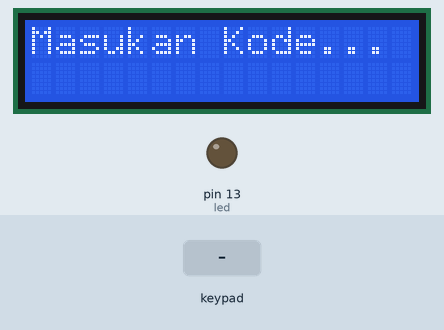
Bench run of a sketch on a simulated Arduino Uno, built with avr-gcc and run on an emulated ATmega328P. Parts: 16×2 character LCD, output pins drawn as LEDs (lit = HIGH). Inputs (shaded band) come from the test bench.

Above: at 1.45 s.
1.8 s: keypad keys 1 2 3 4 5 6 * pressed 0.736 s apart
At 6.8 s:
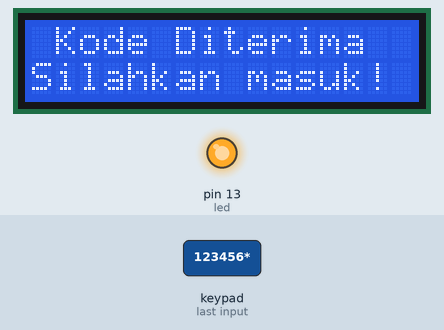
8.4 s: key '*' pressed
At 10.12 s:
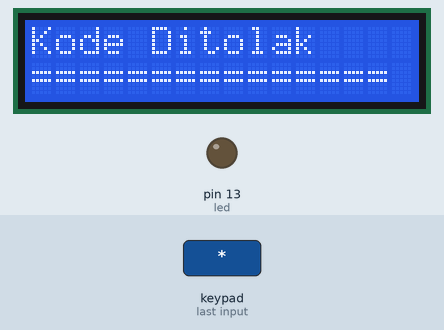
11.2 s: keypad keys 1 2 3 4 5 6 # pressed 0.736 s apart
At 15.4 s:
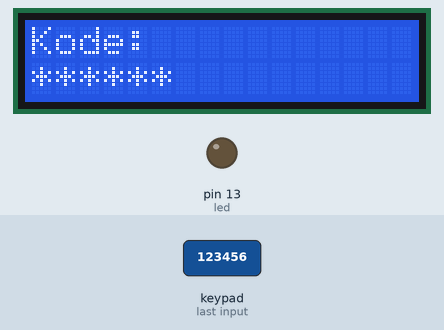
17.8 s: key '1' pressed
At 18.9 s:
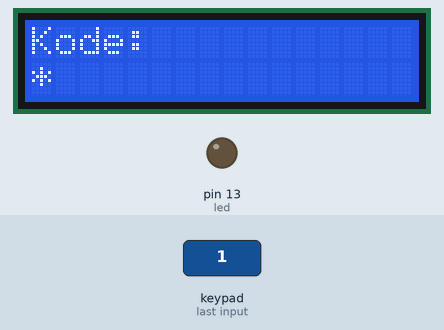
19.6 s: keypad keys 1 2 3 4 5 6 pressed 0.736 s apart
At 24.5 s:
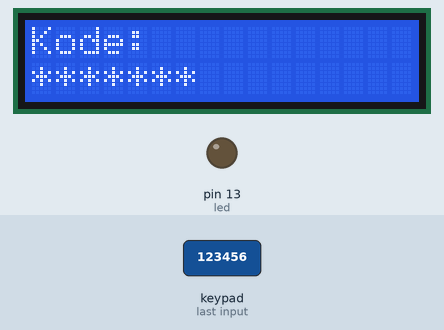
25.5 s: keypad keys 1 3 9 7 2 2 pressed 0.736 s apart
At 30.1 s:
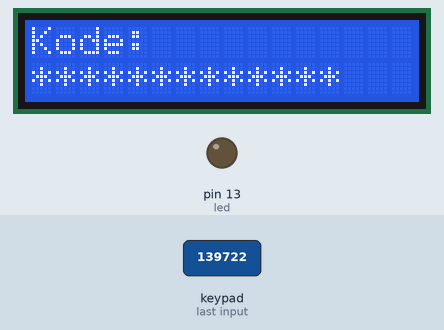
Timing chart, 0 to 31.6 s (numbered marks = the images above; inputs shaded):
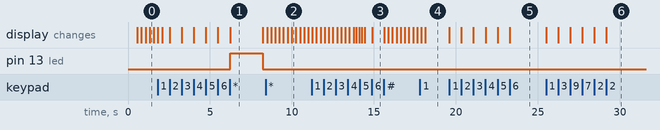

The sketch:

CodeKunciElektronik.ino
```cpp
#include <Keypad.h>
#include <Password.h>
#include <LiquidCrystal.h>
Password password = Password("123456"); // kode pin
LiquidCrystal lcd(12,11,10,9,8,7);
int x = 0; // variabel looping
int a = 0; // variabel untuk kontrol tulisan LCD
int led = 13; // pin solenoid seperti coil membuka/menutup asumsi led
// definisi baris dan kolom
const byte jmlBaris = 4;
const byte jmlKolom = 3;
//inisiasi untuk keypad
char keys[jmlBaris][jmlKolom] = {
  {'1', '2', '3'},
  {'4', '5', '6'},
  {'7', '8', '9'},
  {'*', '0', '#'},
};
// Hubungkan pin baris keypad dengan pin arduino
byte pinBaris[jmlBaris] = {3,2,1,0};

// Hubungkan pin baris keypad dengan pin arduino
byte pinKolom[jmlKolom] = {4,5,6};
Keypad padLock = Keypad(makeKeymap(keys), pinBaris, pinKolom, jmlBaris, jmlKolom);

void setup() {
  // put your setup code here, to run once:
  lcd.begin(16,2);
  lcd.setCursor(0,0);
  lcd.print("Power On ...");
  lcd.setCursor(0,1);
  lcd.print("...by dicky...");
  delay(500);
  lcd.clear();
  padLock.addEventListener(keypadEvent);
}

void loop() {
  pinMode(led, OUTPUT);
  if(a == 0) {
    lcd.setCursor(0,0);
    lcd.print("Masukan Kode...");
    lcd.noDisplay();
    delay(250);
    lcd.display();
    delay(250);
  }
  padLock.getKey(); //membaca keypad
}

void keypadEvent(KeypadEvent eKey) {
  switch(padLock.getState()){
    case PRESSED: //saat ditekan
    if(a == 0){
      lcd.clear();
      a = 1;
    }
    lcd.setCursor(0,0);
    lcd.print("Kode:        ");
    lcd.setCursor(x,1);
  switch(eKey) {
      case '*':
        checkPassword();
        password.reset();
        break; // melakukan pengecekan password
      case '#':
        password.reset();
        lcd.setCursor(0, 0);
        lcd.clear();
        x=0;
        a=0;
        break; //saat # ditekan, hapus password yg ditekan
      default:
        password.append(eKey); // default untuk selain * dan #
        lcd.print("*"); // print tanda *
        x++;
    }
  }
}

void checkPassword() {
  if(password.evaluate()) {
    lcd.clear();
    lcd.setCursor(0,0);
    lcd.print(" Kode Diterima");
    lcd.setCursor(0,1);
    lcd.print("Silahkan masuk!");
    digitalWrite(led,HIGH); // aktifkan solenoid
    delay(2000);
    digitalWrite(led,LOW); // off
    x = 0;
    a = 0;
  } else{
    lcd.clear();
    lcd.setCursor(0,0);
    lcd.print("Kode Ditolak");
    lcd.setCursor(0,1);
    lcd.print("===============");
    // kedipkan teks lcd sebanyak 5 kali
    for(int i = 0; i < 5; i++) {
      lcd.noDisplay();
      delay(250);
      lcd.display();
      delay(250);
      x = 0;
      a = 0;
    }
  }
}

// https://playground.arduino.cc/Code/Keypad/
// https://www.arduino.cc/reference/en/language/variables/data-types/array/
// https://www.arduino.cc/reference/en/language/variables/data-types/byte/
```

Measured:
- after the input at 1.8 s, pin 13 (led): LOW → HIGH after 4.4 s, → LOW 2.0 s later; the display: first differs from a run without the input after 0.28 s (image 1 shows a later state)
- after the input at 8.4 s, the display: first differs from a run without the input after 1.3 s (image 2 shows a later state)
- after the input at 11.2 s, the display: first differs from a run without the input after 2.6 s (image 3 shows a later state)
- after the input at 17.8 s, the display: first differs from a run without the input after 0.34 s (image 4)
- after the input at 19.6 s, the display: first changes at once (image 5 shows a later state)
- after the input at 25.5 s, the display: first changes at once (image 6 shows a later state)
- what the display in image 1 shows lasts 2.0 s, from 6.2 s to 8.2 s
